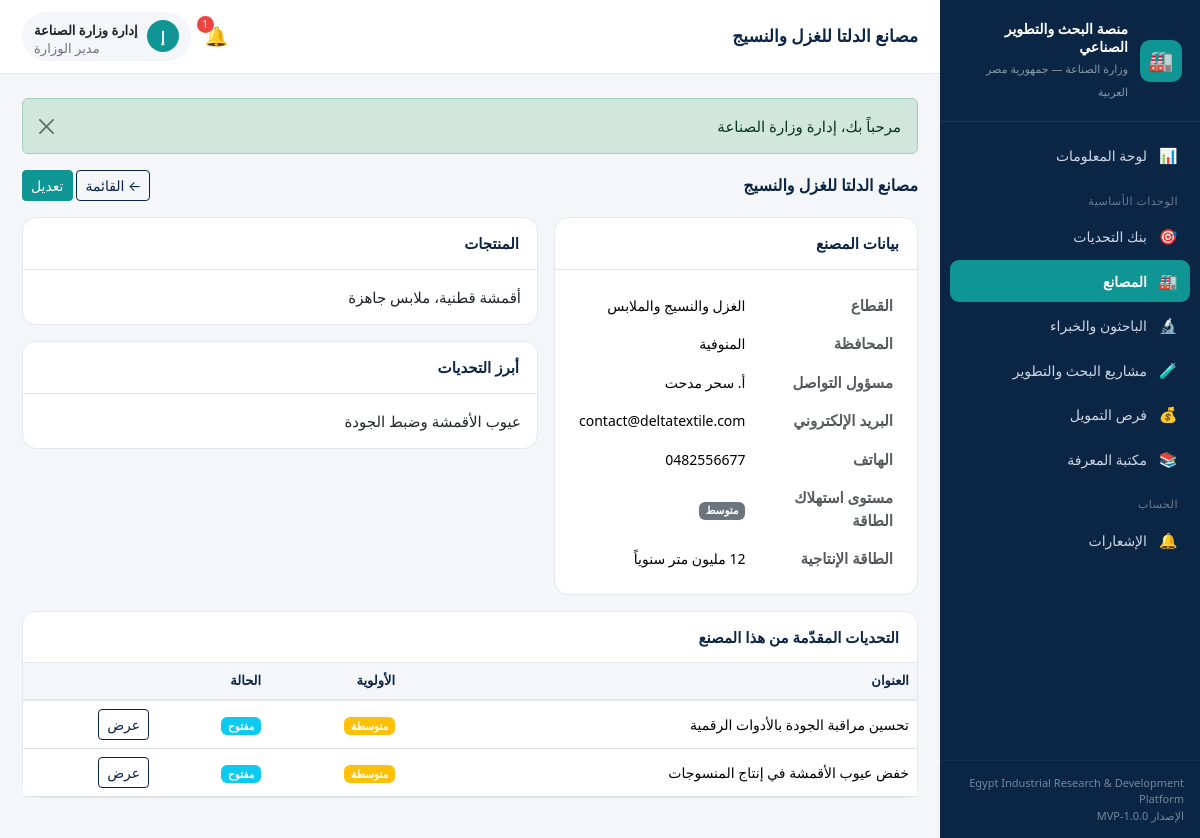
The page /public/factory/show/2 (signed in) on the database its author committed.
### tables this page shows
CREATE TABLE `factories` (
  `id`                  INT UNSIGNED NOT NULL AUTO_INCREMENT,
  `user_id`             INT UNSIGNED NULL,
  `name`                VARCHAR(190) NOT NULL,
  `sector_id`           INT UNSIGNED NULL,
  `governorate_id`      INT UNSIGNED NULL,
  `contact_person`      VARCHAR(150) NULL,
  `email`               VARCHAR(190) NULL,
  `phone`               VARCHAR(40)  NULL,
  `products`            TEXT NULL,
  `main_challenges`     TEXT NULL,
  `energy_usage_level`  ENUM('low','medium','high') NOT NULL DEFAULT 'medium',
  `production_capacity` VARCHAR(190) NULL,
  `created_at`          DATETIME NOT NULL DEFAULT CURRENT_TIMESTAMP,
  PRIMARY KEY (`id`),
  KEY `idx_factories_sector` (`sector_id`),
  KEY `idx_factories_gov` (`governorate_id`),
  KEY `idx_factories_user` (`user_id`),
  CONSTRAINT `fk_factories_user` FOREIGN KEY (`user_id`) REFERENCES `users`(`id`) ON DELETE SET NULL,
  CONSTRAINT `fk_factories_sector` FOREIGN KEY (`sector_id`) REFERENCES `sectors`(`id`) ON DELETE SET NULL,
  CONSTRAINT `fk_factories_gov` FOREIGN KEY (`governorate_id`) REFERENCES `governorates`(`id`) ON DELETE SET NULL
);

CREATE TABLE `sectors` (
  `id`      INT UNSIGNED NOT NULL AUTO_INCREMENT,
  `name_ar` VARCHAR(120) NOT NULL,
  `name_en` VARCHAR(120) NULL,
  PRIMARY KEY (`id`)
);

CREATE TABLE `governorates` (
  `id`      INT UNSIGNED NOT NULL AUTO_INCREMENT,
  `name_ar` VARCHAR(120) NOT NULL,
  `name_en` VARCHAR(120) NULL,
  PRIMARY KEY (`id`)
);

CREATE TABLE `challenges` (
  `id`               INT UNSIGNED NOT NULL AUTO_INCREMENT,
  `factory_id`       INT UNSIGNED NULL,
  `created_by`       INT UNSIGNED NULL,
  `title`            VARCHAR(220) NOT NULL,
  `description`      TEXT NOT NULL,
  `sector_id`        INT UNSIGNED NULL,
  `priority`         ENUM('low','medium','high') NOT NULL DEFAULT 'medium',
  `expected_impact`  TEXT NULL,
  `needed_expertise` TEXT NULL,
  `status`           ENUM('pending','open','under_review','matched','in_progress','solved','rejected') NOT NULL DEFAULT 'pending',
  `created_at`       DATETIME NOT NULL DEFAULT CURRENT_TIMESTAMP,
  `updated_at`       DATETIME NULL,
  PRIMARY KEY (`id`),
  KEY `idx_ch_status` (`status`),
  KEY `idx_ch_sector` (`sector_id`),
  KEY `idx_ch_factory` (`factory_id`),
  CONSTRAINT `fk_ch_factory` FOREIGN KEY (`factory_id`) REFERENCES `factories`(`id`) ON DELETE SET NULL,
  CONSTRAINT `fk_ch_user` FOREIGN KEY (`created_by`) REFERENCES `users`(`id`) ON DELETE SET NULL,
  CONSTRAINT `fk_ch_sector` FOREIGN KEY (`sector_id`) REFERENCES `sectors`(`id`) ON DELETE SET NULL
);

### app/controllers/FactoryController.php (called while the page is built, shortened)
<?php
class FactoryController extends Controller
{
    public function show(string $id = '0'): void
    {
        $factoryM = $this->model('Factory');
        $factory = $factoryM->findWithRefs((int) $id);
        $challengeM = $this->model('Challenge');
        $this->view('factories/show', [
            'factory'    => $factory,
            'challenges' => $challengeM->allWithRefs(['factory_id' => (int) $id]),
        ]);
    }
}

### app/core/Router.php (called while the page is built, shortened)
<?php
class Router
{
    public function dispatch(): void
    {
        $url = $this->parseUrl();
        $action         = !empty($url[1]) ? $url[1] : 'index';
        $params         = array_slice($url, 2);
        $controller = new $controllerName();
        call_user_func_array([$controller, $action], $params);
    }
    private function parseUrl(): array
    {
        $url = $_GET['url'] ?? '';
        $url = rtrim($url, '/');
        $url = filter_var($url, FILTER_SANITIZE_URL);
        return explode('/', $url);
    }
}

### public/index.php (called while the page is built, shortened)
<?php
require_once APP_PATH . '/core/Database.php';
require_once APP_PATH . '/core/Model.php';
require_once APP_PATH . '/core/Controller.php';
require_once APP_PATH . '/core/Router.php';
require_once APP_PATH . '/helpers/functions.php';
require_once APP_PATH . '/helpers/Auth.php';
$router = new Router();
$router->dispatch();

### app/core/Database.php (called while the page is built)
<?php
class Database
{
    private static ?PDO $instance = null;
    public static function getConnection(): PDO
    {
        if (self::$instance === null) {
            $dsn = sprintf(
                'mysql:host=%s;port=%s;dbname=%s;charset=%s',
                DB_HOST,
                DB_PORT,
                DB_NAME,
                DB_CHARSET
            );
            $options = [
                PDO::ATTR_ERRMODE            => PDO::ERRMODE_EXCEPTION,
                PDO::ATTR_DEFAULT_FETCH_MODE => PDO::FETCH_ASSOC,
                PDO::ATTR_EMULATE_PREPARES   => false,
            ];
            try {
                self::$instance = new PDO($dsn, DB_USER, DB_PASS, $options);
                self::$instance->exec("SET NAMES utf8mb4 COLLATE utf8mb4_unicode_ci");
            } catch (PDOException $e) {
                if (APP_DEBUG) {
                    die('Database connection failed: ' . $e->getMessage());
                }
                die('تعذّر الاتصال بقاعدة البيانات. يرجى مراجعة الإعدادات.');
            }
        }
        return self::$instance;
    }
}

### app/core/Model.php (called while the page is built, shortened)
<?php
abstract class Model
{
    protected PDO $db;
    public function __construct()
    {
        $this->db = Database::getConnection();
    }
    protected function query(string $sql, array $params = []): array
    {
        $stmt = $this->db->prepare($sql);
        $stmt->execute($params);
        return $stmt->fetchAll();
    }
    protected function queryOne(string $sql, array $params = []): ?array
    {
        $stmt = $this->db->prepare($sql);
        $stmt->execute($params);
        $row = $stmt->fetch();
        return $row === false ? null : $row;
    }
}

### app/models/Factory.php (called while the page is built, shortened)
<?php
class Factory extends Model
{
    public function findWithRefs(int $id): ?array
    {
        return $this->queryOne(
            "SELECT f.*, s.name_ar AS sector_name, g.name_ar AS governorate_name
             FROM factories f
             LEFT JOIN sectors s ON s.id = f.sector_id
             LEFT JOIN governorates g ON g.id = f.governorate_id
             WHERE f.id = ?",
            [$id]
        );
    }
}

### app/helpers/Auth.php (called while the page is built, shortened)
<?php
class Auth
{
    public static function role(): ?string
    {
        return $_SESSION['user']['role'] ?? null;
    }
    public static function isAdmin(): bool
    {
        return self::role() === 'admin';
    }
}

### app/models/Challenge.php (called while the page is built, shortened)
<?php
class Challenge extends Model
{
    public function allWithRefs(array $filters = []): array
    {
        $sql = "SELECT c.*, s.name_ar AS sector_name, f.name AS factory_name
                FROM challenges c
                LEFT JOIN sectors s ON s.id = c.sector_id
                LEFT JOIN factories f ON f.id = c.factory_id";
        $where = [];
        $params = [];
        if (!empty($filters['factory_id'])) {
            $where[] = 'c.factory_id = ?';
            $params[] = $filters['factory_id'];
        }
        if ($where) {
            $sql .= ' WHERE ' . implode(' AND ', $where);
        }
        $sql .= ' ORDER BY c.id DESC';
        return $this->query($sql, $params);
    }
}

### app/views/factories/show.php (the view, shortened to what this page needs)
<div class="page-head d-flex justify-content-between align-items-center mb-3">
    <h2 class="section-title mb-0"><?= e($factory['name']) ?></h2>
    <div>
        <a href="<?= url('factory') ?>" class="btn btn-outline-navy btn-sm">← القائمة</a>
        <?php if (Auth::isAdmin() || (int)($factory['user_id'] ?? 0) === (int) Auth::id()): ?>
            <a href="<?= url('factory/edit/' . $factory['id']) ?>" class="btn btn-teal btn-sm">تعديل</a>
        <?php endif; ?>
    </div>
</div>
<div class="row g-3">
    <div class="col-lg-5">
        <div class="card h-100">
            <div class="card-header">بيانات المصنع</div>
            <div class="card-body">
                <table class="table table-borderless mb-0">
                    <tr><th class="text-muted" style="width:45%">القطاع</th><td><?= e($factory['sector_name'] ?? '—') ?></td></tr>
                    <tr><th class="text-muted">المحافظة</th><td><?= e($factory['governorate_name'] ?? '—') ?></td></tr>
                    <tr><th class="text-muted">مسؤول التواصل</th><td><?= e($factory['contact_person'] ?: '—') ?></td></tr>
                    <tr><th class="text-muted">البريد الإلكتروني</th><td><?= e($factory['email'] ?: '—') ?></td></tr>
                    <tr><th class="text-muted">الهاتف</th><td><?= e($factory['phone'] ?: '—') ?></td></tr>
                    <tr><th class="text-muted">مستوى استهلاك الطاقة</th><td><span class="badge bg-secondary"><?= e(energy_label($factory['energy_usage_level'])) ?></span></td></tr>
                    <tr><th class="text-muted">الطاقة الإنتاجية</th><td><?= e($factory['production_capacity'] ?: '—') ?></td></tr>
                </table>
            </div>
        </div>
    </div>
    <div class="col-lg-7">
        <div class="card mb-3">
            <div class="card-header">المنتجات</div>
            <div class="card-body"><?= nl2br(e($factory['products'] ?: '—')) ?></div>
        </div>
        <div class="card">
            <div class="card-header">أبرز التحديات</div>
            <div class="card-body"><?= nl2br(e($factory['main_challenges'] ?: '—')) ?></div>
        </div>
    </div>
</div>
<div class="card mt-3">
    <div class="card-header">التحديات المقدّمة من هذا المصنع</div>
    <div class="card-body p-0">
        <?php if (empty($challenges)): ?>
            <div class="empty-state p-4"><div class="ico">🎯</div><p>لا توجد تحديات لهذا المصنع.</p></div>
        <?php else: ?>
        <table class="table mb-0">
            <thead><tr><th>العنوان</th><th>الأولوية</th><th>الحالة</th><th></th></tr></thead>
            <tbody>
            <?php foreach ($challenges as $c): ?>
                <tr>
                    <td><?= e($c['title']) ?></td>
                    <td><span class="badge bg-<?= priority_color($c['priority']) ?>"><?= e(priority_label($c['priority'])) ?></span></td>
                    <td><span class="badge bg-<?= challenge_status_color($c['status']) ?>"><?= e(challenge_status_label($c['status'])) ?></span></td>
                    <td><a href="<?= url('challenge/show/' . $c['id']) ?>" class="btn btn-outline-navy btn-sm">عرض</a></td>
                </tr>
            <?php endforeach; ?>
            </tbody>
        </table>
        <?php endif; ?>
    </div>
</div>

### public/assets/css/style.css (style rules this page uses)
:root { --eg-navy: #0b2545; --eg-navy-700: #13315c; --eg-teal: #0e9594; --eg-teal-600: #0c807f; --eg-light: #f4f6f9; --eg-gray: #e3e8ef; --eg-text: #1f2937; --eg-muted: #6b7280; --eg-white: #ffffff; --sidebar-w: 260px; }
* { box-sizing: border-box; }
body { font-family: "Segoe UI", "Tahoma", "Cairo", system-ui, -apple-system, sans-serif; background: var(--eg-light); color: var(--eg-text); margin: 0; font-size: 15px; }
a { text-decoration: none; }
.card { border: 1px solid var(--eg-gray); border-radius: 14px; }
.card-header { background: var(--eg-white); border-bottom: 1px solid var(--eg-gray); font-weight: 700; color: var(--eg-navy); border-radius: 14px 14px 0 0 !important; padding: 14px 18px; }
.section-title { font-size: 16px; font-weight: 700; color: var(--eg-navy); margin: 0; }
.btn-teal { background: var(--eg-teal); border-color: var(--eg-teal); color: #fff; }
.btn-outline-navy { color: var(--eg-navy); border-color: var(--eg-navy); }
.table thead th { background: var(--eg-light); color: var(--eg-navy); font-size: 13px; border-bottom: 2px solid var(--eg-gray); }
.table td { vertical-align: middle; font-size: 14px; }

### rows shown on the page
factories: name "مصانع الدلتا للغزل والنسيج", sector.name_ar "الغزل والنسيج والملابس", governorate.name_ar "المنوفية", contact_person "أ. سحر مدحت", email "contact@deltatextile.com", phone "0482556677", energy_usage_level "متوسط", production_capacity "12 مليون متر سنوياً", products "أقمشة قطنية، ملابس جاهزة", main_challenges "عيوب الأقمشة وضبط الجودة"
challenges: title "تحسين مراقبة الجودة بالأدوات الرقمية", priority "متوسطة", status "مفتوح"
challenges: title "خفض عيوب الأقمشة في إنتاج المنسوجات", priority "متوسطة", status "مفتوح"

### other values the page prints
APP_NAME_EN "Egypt Industrial Research & Development Platform"
APP_VERSION "1.0.0-MVP"
$pt "مصانع الدلتا للغزل والنسيج"
$unread "1"
$initial "إ"
$u['name'] "إدارة وزارة الصناعة"
Auth::roleLabel() "مدير الوزارة"
$msg "مرحباً بك، إدارة وزارة الصناعة"
